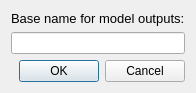
<?xml version="1.0" encoding="UTF-8"?>
<ui version="4.0">
 <class>resultBase</class>
 <widget class="QDialog" name="resultBase">
  <property name="geometry">
   <rect>
    <x>0</x>
    <y>0</y>
    <width>359</width>
    <height>104</height>
   </rect>
  </property>
  <property name="windowTitle">
   <string>Result Base Name</string>
  </property>
  <layout class="QVBoxLayout" name="verticalLayout">
   <property name="sizeConstraint">
    <enum>QLayout::SetFixedSize</enum>
   </property>
   <item>
    <layout class="QVBoxLayout" name="verticalLayout_2">
     <item>
      <widget class="QLabel" name="label">
       <property name="font">
        <font>
         <pointsize>10</pointsize>
        </font>
       </property>
       <property name="text">
        <string>Base name for model outputs:</string>
       </property>
      </widget>
     </item>
     <item>
      <widget class="QLineEdit" name="lineEdit_Results"/>
     </item>
     <item>
      <widget class="QDialogButtonBox" name="button_box">
       <property name="orientation">
        <enum>Qt::Horizontal</enum>
       </property>
       <property name="standardButtons">
        <set>QDialogButtonBox::Cancel|QDialogButtonBox::Ok</set>
       </property>
      </widget>
     </item>
    </layout>
   </item>
  </layout>
 </widget>
 <resources/>
 <connections>
  <connection>
   <sender>button_box</sender>
   <signal>rejected()</signal>
   <receiver>resultBase</receiver>
   <slot>reject()</slot>
   <hints>
    <hint type="sourcelabel">
     <x>20</x>
     <y>20</y>
    </hint>
    <hint type="destinationlabel">
     <x>20</x>
     <y>20</y>
    </hint>
   </hints>
  </connection>
  <connection>
   <sender>button_box</sender>
   <signal>accepted()</signal>
   <receiver>resultBase</receiver>
   <slot>accept()</slot>
   <hints>
    <hint type="sourcelabel">
     <x>20</x>
     <y>20</y>
    </hint>
    <hint type="destinationlabel">
     <x>20</x>
     <y>20</y>
    </hint>
   </hints>
  </connection>
 </connections>
</ui>
